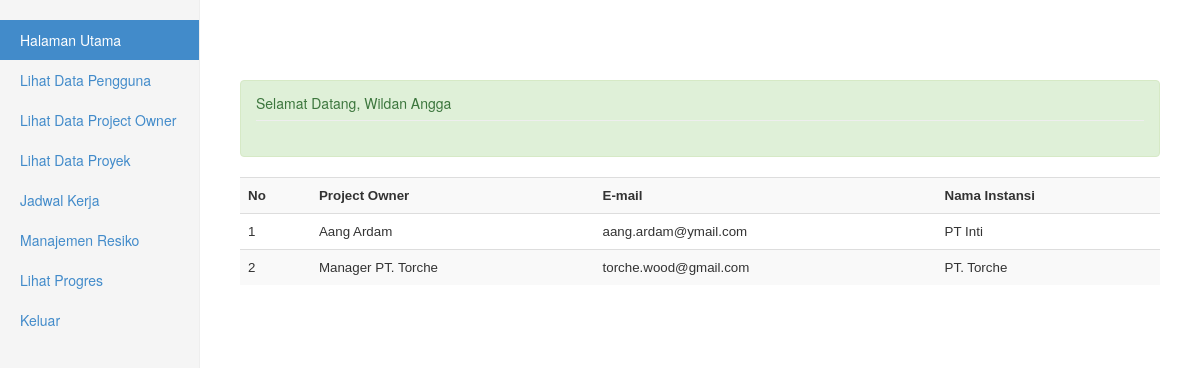
Before: /admin/beranda.php?page=ldataclient.php (signed in) with the older database file.
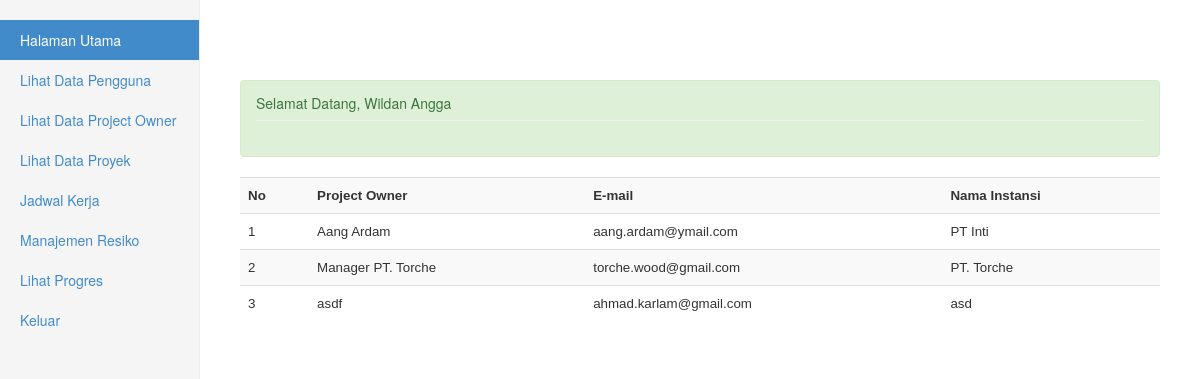
After: the same page with the newer database file.
### tables this page shows
CREATE TABLE IF NOT EXISTS `client` (
`id_client` int(11) NOT NULL,
  `nama_client` varchar(30) NOT NULL,
  `email` varchar(30) NOT NULL,
  `instansi` varchar(30) NOT NULL
);

### admin/ldataclient.php (shortened to what this page needs)
<!DOCTYPE html>
<html lang="en">
	<head>
		<link rel="stylesheet" type="text/css" href="../assets/css/style.css">
	</head>
	<body>
		<div class="table-responsive" id="table">
			<table class="table table-striped">
				<tr>
					<th>No</th>
					<th>Project Owner</th>
					<th>E-mail</th>
					<th>Nama Instansi</th>
				</tr>
				<?php
					$sql = mysql_query("SELECT * FROM client");
					$no = 1;
					while ($data = mysql_fetch_assoc($sql))
					{
				?>
					<tr>
						<td><?php echo $no;?></td>
						<td><?php echo $data['nama_client']; ?></td>
						<td><?php echo $data['email']; ?></td>
						<td><?php echo $data['instansi']; ?></td>
					</tr>
				<?php
					$no++;
					}
				?>
			</table>
		</div>
	</body>
</html>

Changed rows visible on the page:
added client: nama_client "asdf", email "ahmad.karlam@gmail.com", instansi "asd"
